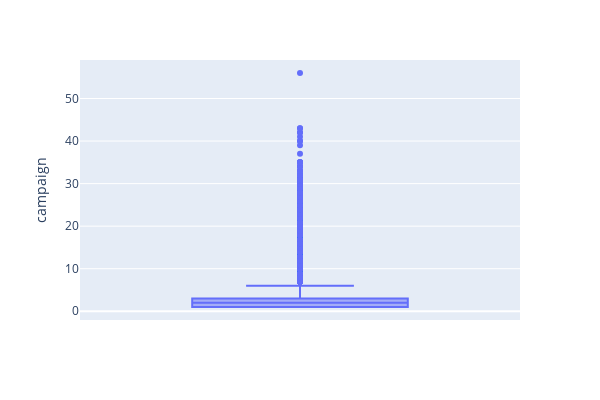

This figure's notebook cell:
### Code cell
# using plotly as alternative 
fig = px.box(bank, y="campaign", width=600, height=400)
fig.show()

### Figure 1 — Plotly figure (JSON) as saved in the notebook; plotly's stock layout.template omitted (floating-point values rounded to 4 significant figures; data arrays with more than 128 entries replaced by an {"elided": "..."} marker saying what was removed)
{"data": [{"alignmentgroup": "True", "hovertemplate": "campaign=%{y}<extra></extra>", "legendgroup": "", "marker": {"color": "#636efa"}, "name": "", "notched": false, "offsetgroup": "", "orientation": "v", "showlegend": false, "type": "box", "x0": " ", "xaxis": "x", "y": {"elided": "41188 int values"}, "y0": " ", "yaxis": "y"}], "layout": {"boxmode": "group", "height": 400, "legend": {"tracegroupgap": 0}, "margin": {"t": 60}, "width": 600, "xaxis": {"anchor": "y", "domain": [0, 1]}, "yaxis": {"anchor": "x", "domain": [0, 1], "title": {"text": "campaign"}}}}
